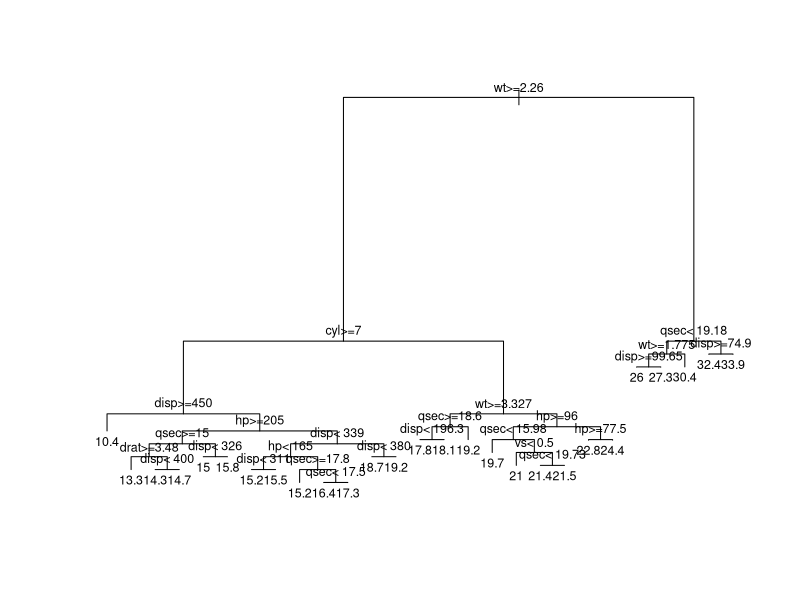

This figure's R source: (Note: this script raises an error after producing the figure.)
library(rpart)
?rpart

# Note: Depending on the vector (numeric or factor)
#          rpart decides to perform regression or classification

data(mtcars)
View(mtcars)
Y = mtcars$mpg # Response
X = mtcars[, -1] # Predictor
T = rpart(Y~., data=X)
T$frame
# With small amount of minsplit, overfitting is present 
T = rpart(Y~., data=X, control = rpart.control(minsplit = 2, cp = 10^(-15)))
names(T)
A = T[[1]]
A
w=which(A[,1]=='<leaf>')
as.vector(w)
A[,1]
B = A[w,]
B

plot(T)
# Parameters used in CART
T[[8]]
# Importance Variables
T[[12]]
text(T, cex=0.75)
par(mar=c(5.1,4.1,4.1,2.1))
par(mfrow=c(1,1))
par(mfrow=c(2,2))
T
hY = predict(T)
hY
error = 1/nrow(mtcars) * sum((Y-hY)^2)
error
names(T)
summary(T)
T$frame

x = iris[,-5]
y = iris[,5]
Yn = as.numeric(y)
Yn
r = rpart(y~., data=x)
# Note: loss contains number of misclassification
#       (yprob): posterior probability
1/nrow(X)*sum(y!=predict(r,type="class"))

names(r)
rpart(y~., data=x, control = rpart.control(minsplit = 2))

# Excercises: Create a matrix X where
#   - The first column contains 1000 observation Normal(2, sqrt(0.1))
#   - The second column is associated to Exponential(0.2)
#   - The third one is associated to Binomial(5, 0.7)
#   - The variable 4 Normal(-2,0.05)
#   - The variable 5 Binomial(4, 0.2)
#   - The variable 6 N(-1, 0.1)
#   - The variable 7 N(1,0.1)
#   - The variable 8 B(0.5)
#   Y = 2 - 5 * V5 + 4 * V2 if X8 = 0 
#       -3 + 2 * V1 - 7 * V3 if X8 = 1
#       noise e = N(0,1)

V1 = rnorm(mean=2, sd=sqrt(0.1), n=1000)
V2 = rexp(n=1000, rate=0.2)
V3 = rbinom(size=5, prob=0.7, n=1000)
V4 = rnorm(mean=-2, sd =.05, n =1000)
V5 = rbinom(size=4, prob=0.2, n=1000)
V6 = rnorm(mean=-1, sd=sqrt(.1), n=1000)
V7 = rnorm(mean=1, sd=sqrt(.1), n=1000)
V8 = rbinom(size=1,prob=0.5, n=1000)
e = rnorm(mean=0, sd=1, n=1000)
X = cbind(V1, V2, V3, V4, V5, V6, V7, V8)
X = as.data.frame(X)
View(X)

if (X[,8]==0) {
    Y = 2 - 5 * V5 + 4 * V2 + e
} else {
    Y = -3 + 2 * V1 - 7 * V3 +e
}
Y = (2 - 5*V5 + 4*V2 + e) * (X[,8]==0) + (-3 + 2*V1 - 7*V3 + e) * (X[,8]==1)
class(Y)
Y

#   Q1: Run CART algorithm to explain Y thanks to all the variables
#       Look at the variable importance object
R = rpart(Y~., data=X)
R
T = rpart(Y~., data=X, control = rpart.control(minsplit = 2, cp = 10^(-15)))
T$variable.importance
T1 = prune(T, cp = 0.1) 
T1

#   Q2: Create Y1 which is defined by:
#       Y1 = 1 if Y < Q1 (first Quantile of Y)
#       Y1 = 2 if Q1 < Y < Q2
#       Y1 = 3 if Q2 < y < Q3
#       Y1 = 4 if Y > Q4
#       Run the CART algorithm to explain Y1 thanks to X1 & X8
s=summary(Y)
Q1 = s[2]
Q2 = s[3]
Q3 = s[5]
Y1 = 1 * (Y<Q1) + 2 * (Y>Q1)*(Y<Q2) + 3 * (Y>Q2)*(Y<Q3) + 4 * (Y>Q3)
Y1[1:10]
Y1a = as.factor(Y1) # Posterior
Y1a
Ta = rpart(Y1a~., X, control = rpart.control(minsplit = 2, cp = 10^(-15))) 
Ta
error = 1/1000*sum((Y1a!=predict(Ta,type='class')))
error
predict(Ta,type='class')
length(unique(Y))
Ta[[12]]
A = Ta[[1]]
B = A[which(A[,1]=="<leaf>"),]
B
# Deviance = 0 
sum(B[,4])

#   Q3: Repeat Q1 & Q3 but you transform V3 & V5 into quanlitative variables
X[,3] = as.factor(X[,3])
X[,5] = as.factor(X[,5])
str(X)
# Note: when transforming to level, pay attention to label() and levels() 
# in factor to indicate the right order of modality

H = hist(Y1, breaks = c(1,2,3,4))
H
Y2 = rpart(Y1~., X)
Y2
plot(Y2)
text(Y2)

#   Q4: Repeat Q1 with initial variables (no more qualitative variables), but 
#       create 5 bootstrap samples (replace=TRUE)
V3 = rbinom(size=24, prob=0.75, n=1000)
V3 = as.factor(V3)
V3
X$V3 = V3

Y3 = rpart(Y1~., X, control = rpart.control(minsplit = 2, cp = 10^(-15)))
Y3

# Bootstrap
u = 1: 1000
u1 = sample(u, 1000, replace = TRUE)
u2 = sample(u, 1000, replace = TRUE)

X1 = X[u1,]
Y11 = Y1[u1]
T41 = rpart(Y11~., X1)
plot(T41)
v1 = sort(u1)

X2 = X[u2,]
Y12 = Y1[u2]
T42 = rpart(Y12~., X2)
plot(T42)
v2 = sort(u2)

# Check the duplication (>=1) caused by replacement
k=0
for (i in 1:1000) {
    a = v1[i]
    b = (v2 == a)
    if (sum(b)>=1) k=k+1
}
k

# Example
X1 = c(1.2, 1.4, .5, .3)
X2 = c(1, .3, -.2, 0)
X = as.data.frame(cbind(X1, X2))
X
Y = c('a', 'a', 'b', 'b')
Y = as.factor(Y)
class(Y)
rpart(Y~., X, control = rpart.control(minsplit = 2, cp = 10^(-20)))

# Sampling
u = 1:100
sample(u, 50)
sample(u, 101)
sample(u, 101, replace = TRUE)
u1 = sample(u,20,replace = TRUE)
u1
length(unique(u1))
